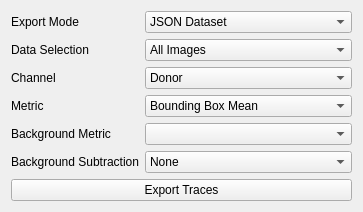
         <widget class="QWidget" name="tab_9">
          <attribute name="title">
           <string>Export Traces</string>
          </attribute>
          <layout class="QVBoxLayout" name="verticalLayout_12">
           <item>
            <layout class="QFormLayout" name="formLayout_13">
             <item row="0" column="0">
              <widget class="QLabel" name="label_36">
               <property name="text">
                <string>Export Mode</string>
               </property>
              </widget>
             </item>
             <item row="0" column="1">
              <widget class="QComboBox" name="traces_export_mode">
               <item>
                <property name="text">
                 <string>JSON Dataset</string>
                </property>
               </item>
               <item>
                <property name="text">
                 <string>Excel</string>
                </property>
               </item>
               <item>
                <property name="text">
                 <string>OriginLab</string>
                </property>
               </item>
               <item>
                <property name="text">
                 <string>Dat (.dat)</string>
                </property>
               </item>
               <item>
                <property name="text">
                 <string>Text (.txt)</string>
                </property>
               </item>
               <item>
                <property name="text">
                 <string>CSV (.csv)</string>
                </property>
               </item>
               <item>
                <property name="text">
                 <string>Nero (.dat)</string>
                </property>
               </item>
               <item>
                <property name="text">
                 <string>ebFRET SMD (.mat)</string>
                </property>
               </item>
              </widget>
             </item>
             <item row="1" column="0">
              <widget class="QLabel" name="label_45">
               <property name="text">
                <string>Data Selection</string>
               </property>
              </widget>
             </item>
             <item row="1" column="1">
              <widget class="QComboBox" name="traces_export_dataset">
               <item>
                <property name="text">
                 <string>All Images</string>
                </property>
               </item>
              </widget>
             </item>
             <item row="2" column="0">
              <widget class="QLabel" name="label_63">
               <property name="text">
                <string>Channel</string>
               </property>
              </widget>
             </item>
             <item row="2" column="1">
              <widget class="QComboBox" name="traces_export_channel">
               <item>
                <property name="text">
                 <string>Donor</string>
                </property>
               </item>
               <item>
                <property name="text">
                 <string>Acceptor</string>
                </property>
               </item>
               <item>
                <property name="text">
                 <string>FRET Data</string>
                </property>
               </item>
               <item>
                <property name="text">
                 <string>FRET Efficiency</string>
                </property>
               </item>
               <item>
                <property name="text">
                 <string>FRET Data + FRET Efficiency</string>
                </property>
               </item>
               <item>
                <property name="text">
                 <string>ALEX Data</string>
                </property>
               </item>
               <item>
                <property name="text">
                 <string>ALEX Efficiency</string>
                </property>
               </item>
               <item>
                <property name="text">
                 <string>ALEX Data + ALEX Efficiency</string>
                </property>
               </item>
              </widget>
             </item>
             <item row="3" column="0">
              <widget class="QLabel" name="label_48">
               <property name="text">
                <string>Metric</string>
               </property>
              </widget>
             </item>
             <item row="3" column="1">
              <widget class="QComboBox" name="traces_export_metric">
               <item>
                <property name="text">
                 <string>Bounding Box Mean</string>
                </property>
               </item>
               <item>
                <property name="text">
                 <string>Bouding Box Standard Deviation</string>
                </property>
               </item>
               <item>
                <property name="text">
                 <string>Bounding Box Sum</string>
                </property>
               </item>
              </widget>
             </item>
             <item row="5" column="0">
              <widget class="QLabel" name="label_59">
               <property name="text">
                <string>Background Subtraction</string>
               </property>
              </widget>
             </item>
             <item row="5" column="1">
              <widget class="QComboBox" name="traces_export_background">
               <item>
                <property name="text">
                 <string>None</string>
                </property>
               </item>
               <item>
                <property name="text">
                 <string>Mask (Local Background)</string>
                </property>
               </item>
               <item>
                <property name="text">
                 <string>Mask (Global Background)</string>
                </property>
               </item>
              </widget>
             </item>
             <item row="4" column="0">
              <widget class="QLabel" name="label_101">
               <property name="text">
                <string>Background Metric</string>
               </property>
              </widget>
             </item>
             <item row="4" column="1">
              <widget class="QComboBox" name="traces_export_background_metric"/>
             </item>
            </layout>
           </item>
           <item>
            <widget class="QPushButton" name="molseeq_export_traces">
             <property name="text">
              <string>Export Traces</string>
             </property>
            </widget>
           </item>
          </layout>
         </widget>
